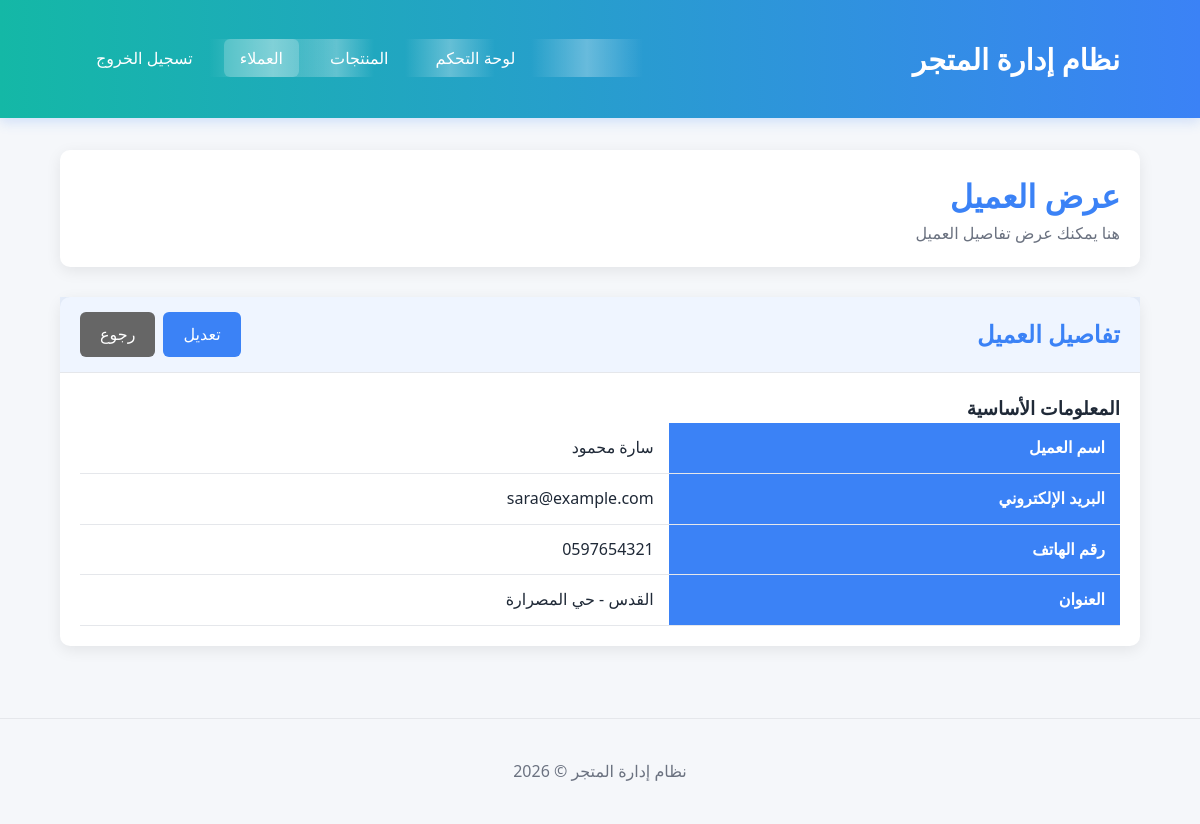
The app's page /customer_view.php?id=2 (signed in) with its own data.
### tables this page shows
CREATE TABLE IF NOT EXISTS customers (
    id INT AUTO_INCREMENT PRIMARY KEY,
    name VARCHAR(255) NOT NULL,
    email VARCHAR(100) UNIQUE,
    phone VARCHAR(20),
    address TEXT
);

### customer_view.php (the view, shortened to what this page needs)
<?php
require_once 'config.php';
$customer_id = $_GET['id'] ?? null;
try {
    $stmt = $pdo->prepare("SELECT * FROM customers WHERE id = ?");
    $stmt->execute([$customer_id]);
    $customer = $stmt->fetch();
} catch (PDOException $e) {
    die("خطأ في جلب بيانات العميل: " . $e->getMessage());
}
?>
<!DOCTYPE html>
<html lang="ar" dir="rtl">
<head>
    <link rel="stylesheet" href="style.css">
</head>
<body>
    <header>
        <div class="container header-content">
            <div class="logo">نظام إدارة المتجر</div>
            <nav>
                <ul>
                    <li><a href="index.php">لوحة التحكم</a></li>
                    <li><a href="products.php">المنتجات</a></li>
                    <li><a href="customers.php" class="active">العملاء</a></li>
                    <li><a href="logout.php">تسجيل الخروج</a></li>
                </ul>
            </nav>
        </div>
    </header>
    <main class="container main-content">
        <div class="page-header">
            <h1>عرض العميل</h1>
            <p>هنا يمكنك عرض تفاصيل العميل</p>
        </div>
        <div class="content-box">
            <div class="content-header">
                <h2>تفاصيل العميل</h2>
                <div class="actions">
                    <a href="customer_edit.php?id=<?php echo $customer['id']; ?>" class="btn">تعديل</a>
                    <a href="customers.php" class="btn" style="background-color: #666;">رجوع</a>
                </div>
            </div>
            <div style="padding: 20px;">
                <div style="display: grid; grid-template-columns: 1fr; gap: 20px;">
                    <div>
                        <h3>المعلومات الأساسية</h3>
                        <table class="data-table">
                            <tr>
                                <th>اسم العميل</th>
                                <td><?php echo htmlspecialchars($customer['name']); ?></td>
                            </tr>
                            <tr>
                                <th>البريد الإلكتروني</th>
                                <td><?php echo htmlspecialchars($customer['email']); ?></td>
                            </tr>
                            <tr>
                                <th>رقم الهاتف</th>
                                <td><?php echo htmlspecialchars($customer['phone']); ?></td>
                            </tr>
                            <tr>
                                <th>العنوان</th>
                                <td><?php echo nl2br(htmlspecialchars($customer['address'])); ?></td>
                            </tr>
                        </table>
                    </div>
                </div>
            </div>
        </div>
    </main>
    <footer>
        <div class="container">
            <p>نظام إدارة المتجر &copy; <?php echo date('Y'); ?></p>
        </div>
    </footer>
</body>
</html>

### style.css (style rules this page uses)
* { margin: 0; padding: 0; box-sizing: border-box; font-family: 'Segoe UI', Tahoma, Geneva, Verdana, sans-serif; }
body { background-color: #F5F7FA; color: #1F2937; line-height: 1.6; direction: rtl; }
.container { width: 90%; max-width: 1200px; margin: 0 auto; padding: 20px; }
header { background: linear-gradient(to left, #3B82F6, #14B8A6); padding: 1rem 0; box-shadow: 0 4px 12px rgba(59, 130, 246, 0.2); position: sticky; top: 0; z-index: 100; animation: slideDown 0.5s ease; }
.header-content { display: flex; justify-content: space-between; align-items: center; }
.logo { font-size: 1.8rem; font-weight: bold; color: #fff; }
nav ul { display: flex; list-style: none; }
nav ul li { margin-right: 15px; }
nav ul li a { color: #fff; text-decoration: none; padding: 8px 16px; border-radius: 6px; transition: all 0.3s ease; position: relative; overflow: hidden; }
nav ul li a.active, nav ul li a:hover { background-color: rgba(255,255,255,0.2); }
nav ul li a::before { content: ''; position: absolute; top: 0; right: -100%; width: 100%; height: 100%; background: linear-gradient( 90deg, transparent, rgba(255,255,255,0.3), transparent ); transition: all 0.5s ease; }
.main-content { padding: 2rem 0; animation: fadeIn 0.8s ease; }
.page-header, .dashboard-card, .chart-container, .content-box, .form-container { background: #fff; border-radius: 10px; box-shadow: 0 4px 15px rgba(0,0,0,0.08); }
.page-header { margin-bottom: 30px; padding: 20px; }
.page-header h1, .dashboard-card h3, .chart-container h2, .content-header h2, .form-container h2 { color: #3B82F6; }
.page-header p { color: #6B7280; }
.content-header { display: flex; justify-content: space-between; align-items: center; padding: 15px 20px; background: rgba(59,130,246,.08); border-bottom: 1px solid #E5E7EB; }
.btn { display: inline-block; padding: 10px 20px; background: #3B82F6; color: #fff; border: none; border-radius: 6px; cursor: pointer; text-decoration: none; transition: .3s; }
.data-table { width: 100%; border-collapse: collapse; }
.data-table th, .data-table td { padding: 12px 15px; text-align: right; border-bottom: 1px solid #E5E7EB; }
.data-table th { background: #3B82F6; color: #fff; }
.actions { display: flex; gap: 8px; justify-content: flex-end; }
footer { text-align: center; padding: 20px 0; margin-top: 40px; border-top: 1px solid #E5E7EB; color: #6B7280; }

### records on screen
customers: name "سارة محمود", email "sara@example.com", phone "0597654321", address "القدس - حي المصرارة"
